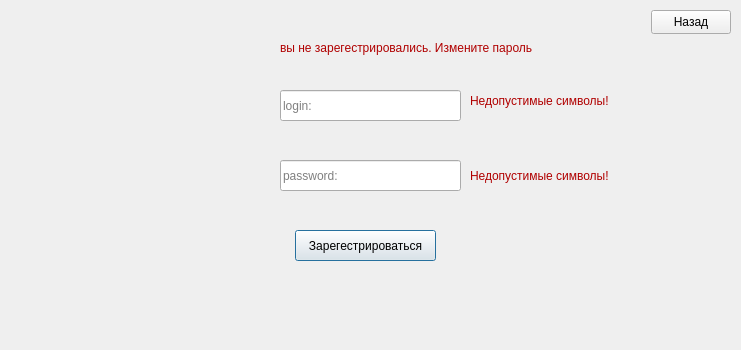
<?xml version="1.0" encoding="UTF-8"?>
<ui version="4.0">
 <class>registration_window</class>
 <widget class="QDialog" name="registration_window">
  <property name="geometry">
   <rect>
    <x>0</x>
    <y>0</y>
    <width>741</width>
    <height>350</height>
   </rect>
  </property>
  <property name="windowTitle">
   <string>Dialog</string>
  </property>
  <widget class="QLineEdit" name="login_registration">
   <property name="geometry">
    <rect>
     <x>280</x>
     <y>90</y>
     <width>181</width>
     <height>31</height>
    </rect>
   </property>
   <property name="layoutDirection">
    <enum>Qt::LayoutDirection::LeftToRight</enum>
   </property>
   <property name="text">
    <string/>
   </property>
   <property name="maxLength">
    <number>40</number>
   </property>
   <property name="placeholderText">
    <string>login:</string>
   </property>
  </widget>
  <widget class="QLineEdit" name="password_registration">
   <property name="geometry">
    <rect>
     <x>280</x>
     <y>160</y>
     <width>181</width>
     <height>31</height>
    </rect>
   </property>
   <property name="layoutDirection">
    <enum>Qt::LayoutDirection::LeftToRight</enum>
   </property>
   <property name="text">
    <string/>
   </property>
   <property name="maxLength">
    <number>40</number>
   </property>
   <property name="placeholderText">
    <string>password:</string>
   </property>
  </widget>
  <widget class="QPushButton" name="registration_button">
   <property name="geometry">
    <rect>
     <x>295</x>
     <y>230</y>
     <width>141</width>
     <height>31</height>
    </rect>
   </property>
   <property name="text">
    <string>Зарегестрироваться</string>
   </property>
  </widget>
  <widget class="QPushButton" name="back_to_mainwindow">
   <property name="geometry">
    <rect>
     <x>651</x>
     <y>10</y>
     <width>80</width>
     <height>24</height>
    </rect>
   </property>
   <property name="text">
    <string>Назад</string>
   </property>
  </widget>
  <widget class="QLabel" name="Error_password">
   <property name="enabled">
    <bool>true</bool>
   </property>
   <property name="geometry">
    <rect>
     <x>470</x>
     <y>165</y>
     <width>241</width>
     <height>21</height>
    </rect>
   </property>
   <property name="styleSheet">
    <string notr="true">QLabel {
    color: #B00000;
}</string>
   </property>
   <property name="text">
    <string>Недопустимые символы!</string>
   </property>
  </widget>
  <widget class="QLabel" name="you_not_regist">
   <property name="geometry">
    <rect>
     <x>280</x>
     <y>40</y>
     <width>271</width>
     <height>16</height>
    </rect>
   </property>
   <property name="styleSheet">
    <string notr="true">QLabel {
    color: #B00000;
}</string>
   </property>
   <property name="text">
    <string>вы не зарегестрировались. Измените пароль</string>
   </property>
  </widget>
  <widget class="QLabel" name="Error_login">
   <property name="enabled">
    <bool>true</bool>
   </property>
   <property name="geometry">
    <rect>
     <x>470</x>
     <y>90</y>
     <width>261</width>
     <height>21</height>
    </rect>
   </property>
   <property name="styleSheet">
    <string notr="true">QLabel {
    color: #B00000;
}</string>
   </property>
   <property name="text">
    <string>Недопустимые символы!</string>
   </property>
  </widget>
 </widget>
 <resources/>
 <connections/>
</ui>
